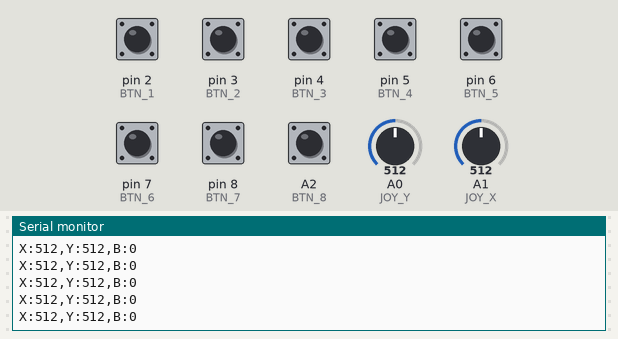
This sketch was run on a simulated Arduino Nano, built with avr-gcc and run on an emulated ATmega328P. Shown: the last lines printed to the serial monitor. Inputs (shaded band) come from the test bench; at power-on: A2 (BTN_8), pin 2 (BTN_1), pin 3 (BTN_2), pin 4 (BTN_3), pin 5 (BTN_4), pin 6 (BTN_5), pin 7 (BTN_6), pin 8 (BTN_7) HIGH, A0 (JOY_Y) = 512, A1 (JOY_X) = 512.

Above: at 2.2 s.
2.3 s: A0 (JOY_Y) set to 716
At 2.69 s:
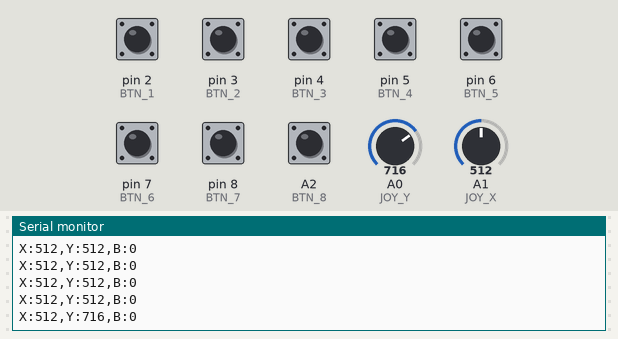
3.8 s: A1 (JOY_X) set to 716
At 3.94 s:
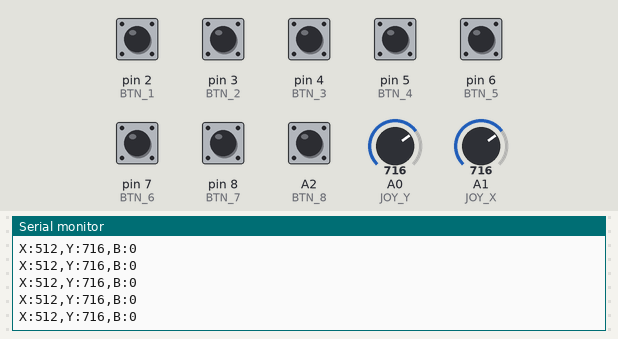
5.3 s: pin 2 (BTN_1) pulled LOW for 0.3 s
At 5.69 s:
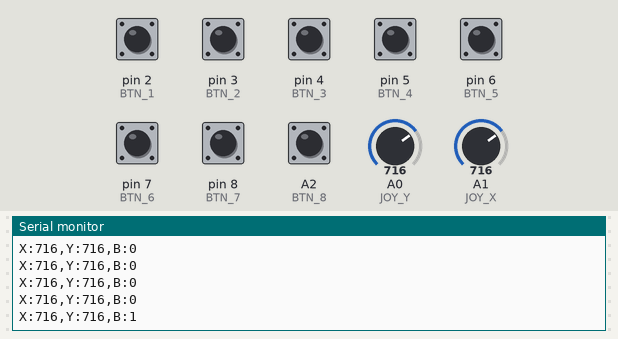
7.1 s: pin 3 (BTN_2) pulled LOW for 0.3 s
At 7.45 s:
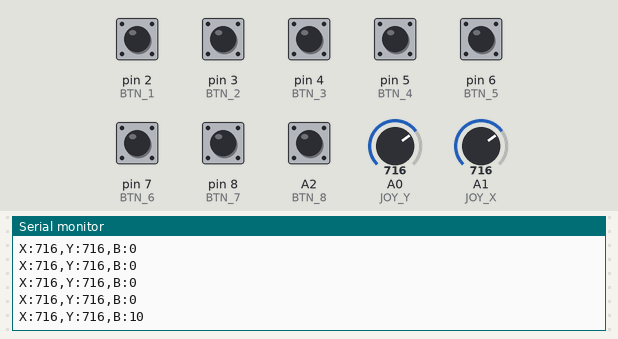
8.9 s: pin 4 (BTN_3) pulled LOW for 0.3 s
At 9.2 s:
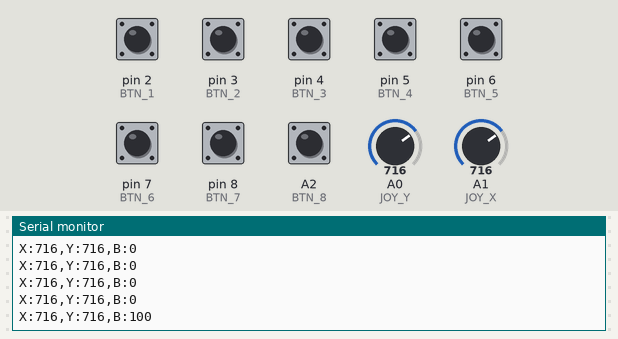
10.7 s: pin 5 (BTN_4) pulled LOW for 0.3 s
At 10.96 s:
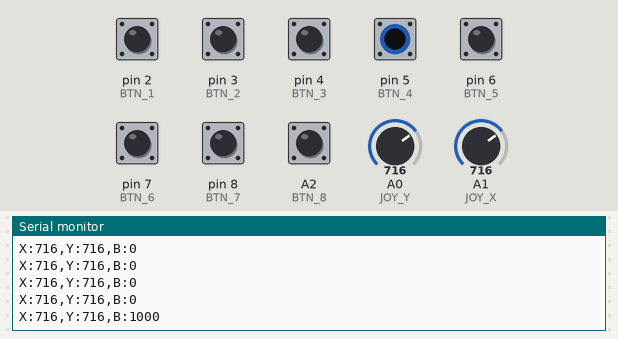
Timing chart, 0 to 13.5 s (numbered marks = the images above; inputs shaded):
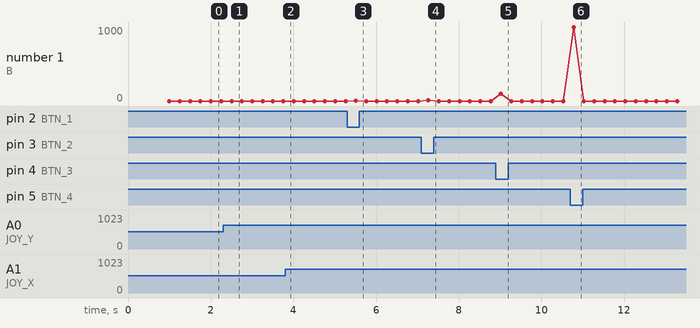

Measured:
- after the input at 2.3 s, the serial monitor: prints a new line after 0.20 s (image 1)
- after the input at 5.3 s, the serial monitor: prints a new line after 0.21 s (image 3)
- after the input at 7.1 s, the serial monitor: prints a new line after 0.17 s (image 4)
- after the input at 8.9 s, the serial monitor: prints a new line after 0.12 s (image 5)
- after the input at 10.7 s, the serial monitor: prints a new line after 0.08 s (image 6)

The sketch:

nano.ino
```cpp
// Arduino Nano - Nadajnik do sterowania dźwigiem RC
// Wysyła dane z joysticka i przycisków przez RX/TX

// Definicje pinów
#define JOY_X A1
#define JOY_Y A0
#define BTN_1 2
#define BTN_2 3
#define BTN_3 4
#define BTN_4 5
#define BTN_5 6
#define BTN_6 7
#define BTN_7 8
#define BTN_8 A2

// Struktura pakietu danych
struct DataPacket {
  int joyX;     // Oś X joysticka (0-1023) - sterowanie serwem C
  int joyY;     // Oś Y joysticka (0-1023) - sterowanie silnikiem platformy E
  byte buttons; // 8 przycisków spakowanych w jeden bajt
};

DataPacket data;

void setup() {
  Serial.begin(9600); // Komunikacja Serial (TX/RX)

  // Konfiguracja pinów przycisków z wewnętrznym pull-up
  pinMode(BTN_1, INPUT_PULLUP);
  pinMode(BTN_2, INPUT_PULLUP);
  pinMode(BTN_3, INPUT_PULLUP);
  pinMode(BTN_4, INPUT_PULLUP);
  pinMode(BTN_5, INPUT_PULLUP);
  pinMode(BTN_6, INPUT_PULLUP);
  pinMode(BTN_7, INPUT_PULLUP);
  pinMode(BTN_8, INPUT_PULLUP);

  delay(1000); // Oczekiwanie na inicjalizację
}

void loop() {
  // Odczyt wartości joysticka
  data.joyX = analogRead(JOY_X);
  data.joyY = analogRead(JOY_Y);

  // Odczyt przycisków i pakowanie do bajtu

  data.buttons = 0;

  // Silnik A - obrót wieży (bity 0 i 1)
  bool btn1 = !digitalRead(BTN_1);
  bool btn2 = !digitalRead(BTN_2);
  if (btn1 && !btn2) data.buttons |= (1 << 0);
  else if (btn2 && !btn1) data.buttons |= (1 << 1);

  // Silnik B - wysięgnik góra/dół (bity 2 i 3)
  bool btn3 = !digitalRead(BTN_3);
  bool btn4 = !digitalRead(BTN_4);
  if (btn3 && !btn4) data.buttons |= (1 << 2);
  else if (btn4 && !btn3) data.buttons |= (1 << 3);

  // Silnik V - długość wysięgnika (bity 4 i 5)
  bool btn5 = !digitalRead(BTN_5);
  bool btn6 = !digitalRead(BTN_6);
  if (btn5 && !btn6) data.buttons |= (1 << 4);
  else if (btn6 && !btn5) data.buttons |= (1 << 5);

  // Silnik G - wciągarka (bity 6 i 7)
  bool btn7 = !digitalRead(BTN_7);
  bool btn8 = !digitalRead(BTN_8);
  if (btn7 && !btn8) data.buttons |= (1 << 6);
  else if (btn8 && !btn7) data.buttons |= (1 << 7);

  // Wysyłanie pakietu danych przez Serial
  // Format: "X:wartość,Y:wartość,B:wartość\n"
  Serial.print("X:");
  Serial.print(data.joyX);
  Serial.print(",Y:");
  Serial.print(data.joyY);
  Serial.print(",B:");
  Serial.print(data.buttons, BIN);
  Serial.println(); // Znacznik końca pakietu

  delay(250); // Wysyłanie danych co 250ms
}
```
